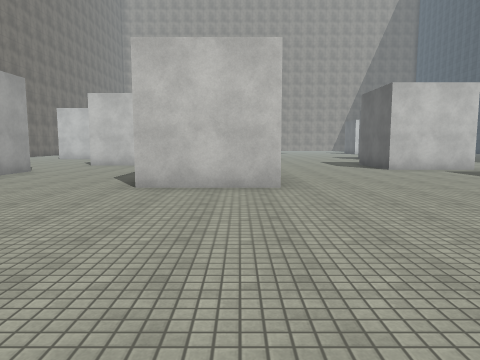
view 1 (above)

24 first-person views from a walk through a scene from a Unity 3-D project. The camera is 1.5 m above the floor, tilts 6° down and sees 70° across. The floor is counted in squares, 2 m on a side. Each view is taken from the middle of a square. On the plan, view 1 faces up. The plan holds only what a view shows up to about 11 squares ahead; the rest is blank. The place goes on beyond the plan. The player is left out. Surface patterns are stand-ins for the level's own textures.

view 2
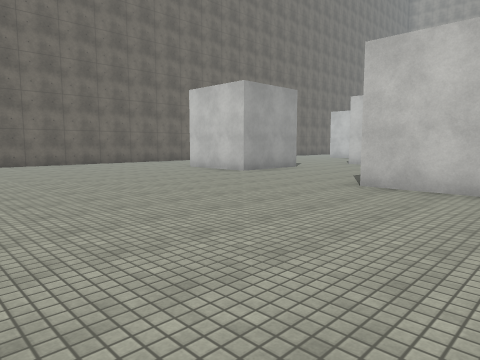

view 3
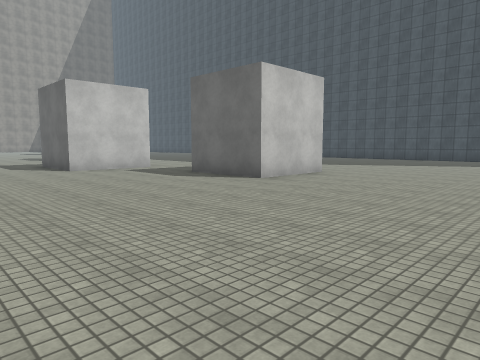

view 4
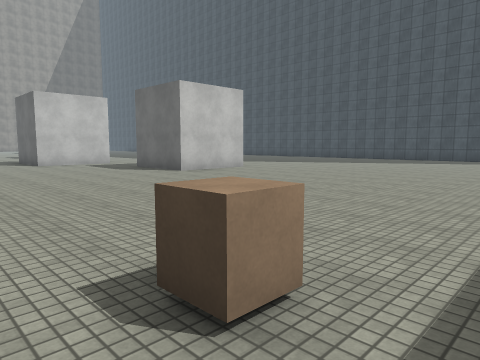

view 5
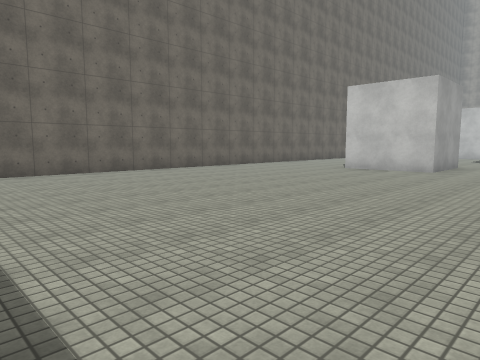

view 6
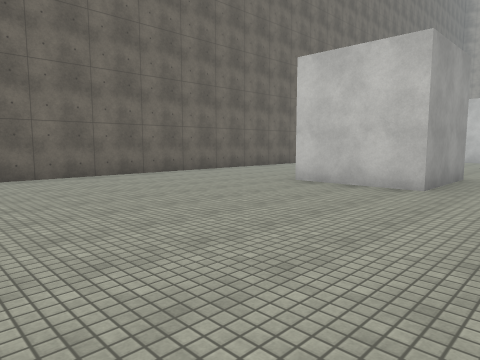

view 7
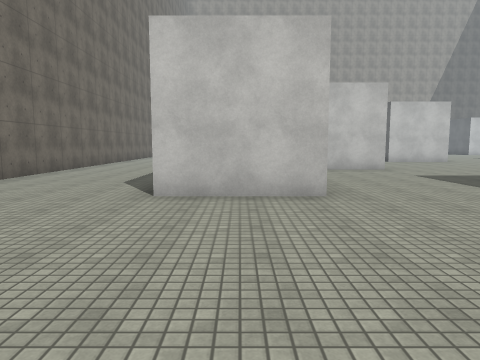

view 8
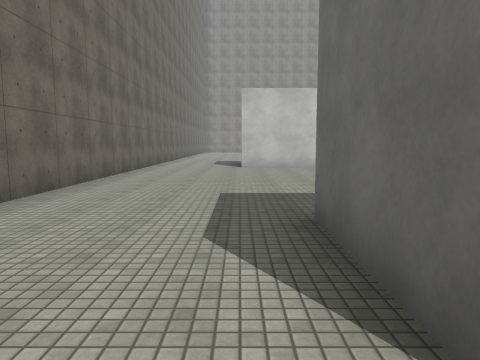

view 9
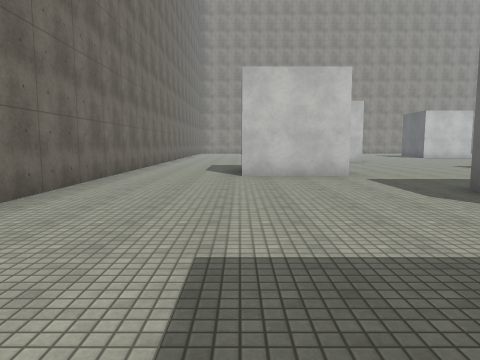

view 10
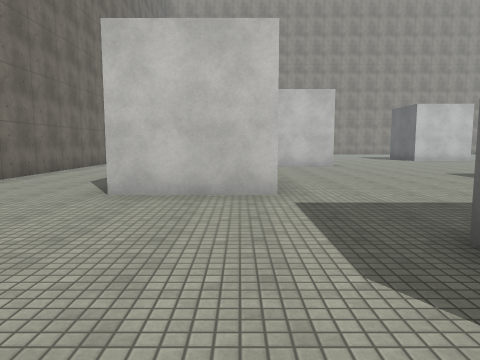

view 11
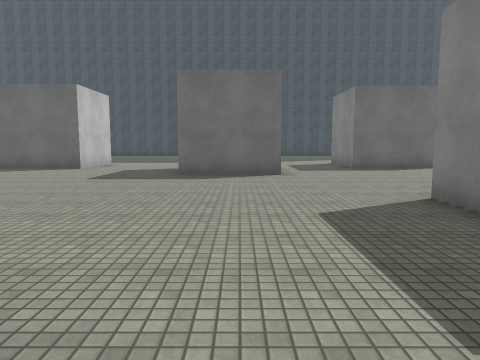

view 12
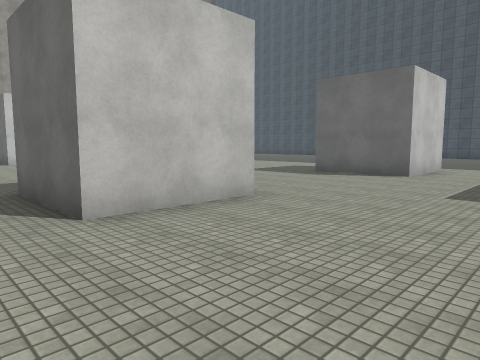

view 13
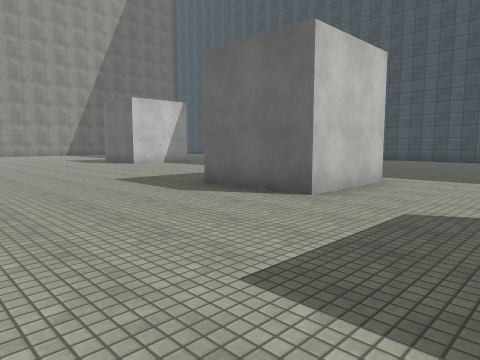

view 14
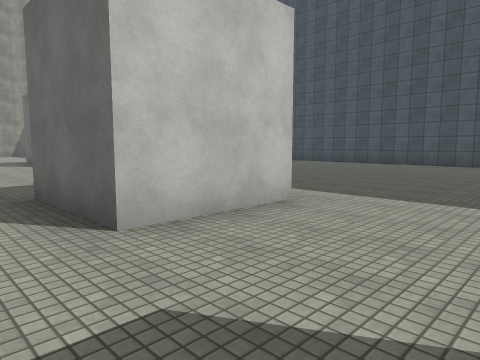

view 15
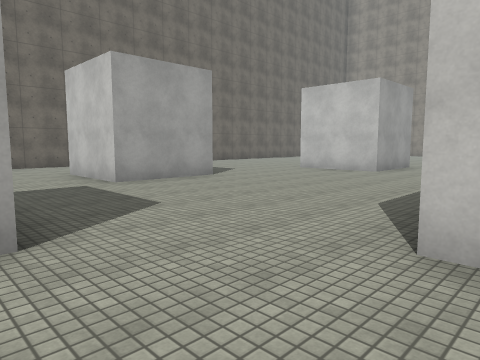

view 16
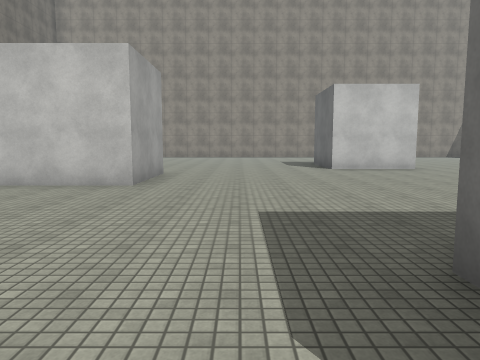

view 17
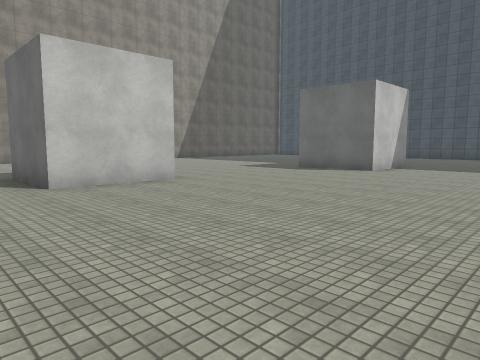

view 18
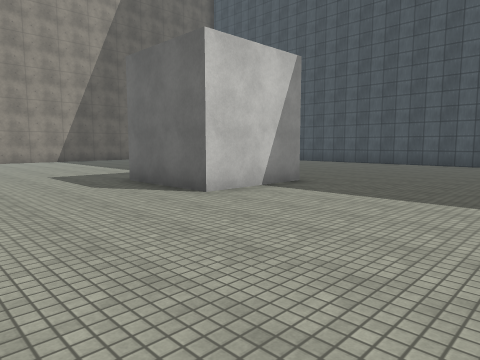

view 19
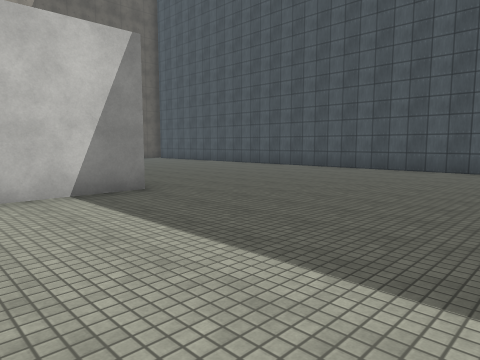

view 20
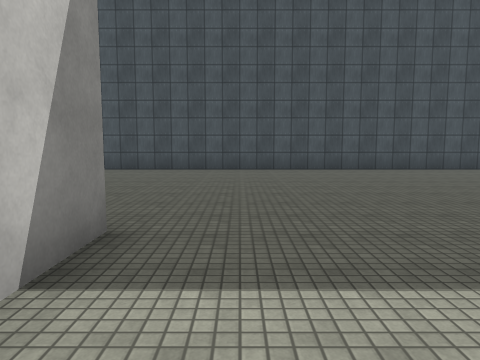

view 21
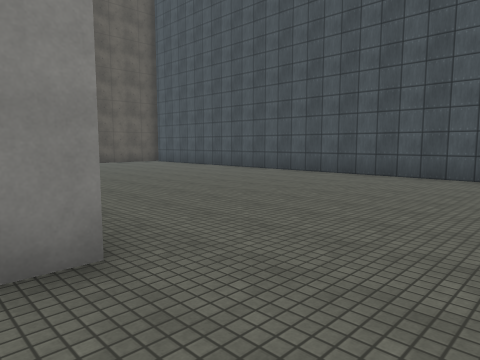

view 22
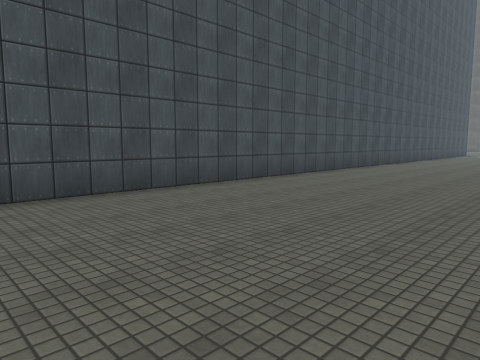

view 23
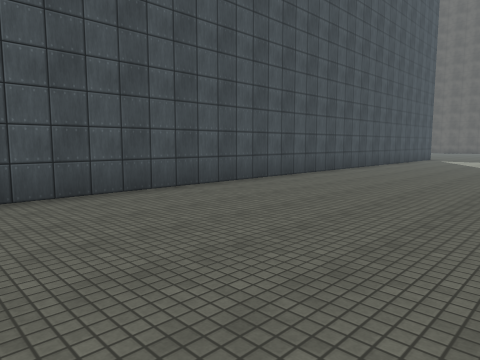

view 24
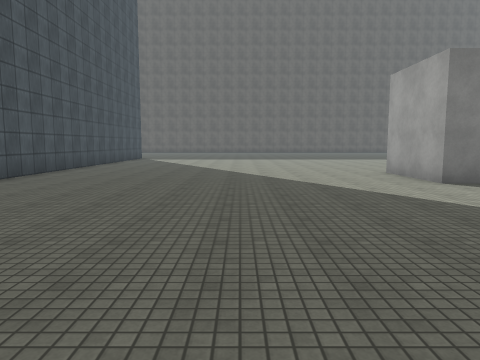

### Floor plan
Key: @ floor where view 1 was taken; # wall or solid block; . floor; C cube.
Columns run from 12 left of view 1 to 18 right of it. Each row starts with its distance up from view 1.
 32                    ...    ...
 31                    ...   .....#
 30                    ...   .....#
 29             .#  ......  ......#
 28         .....###......  ......#
 27         .............#  ......#
 26         .............###......#
 25         #............##.......#
 24       ###.....................#
 23 #.    ........................#
 22 #.   .........................#
 21 #.   .........................#
 20 #..  ........  ......... .....#
 19 #..  #......#  .....     .....#
 18 #..  #......#  ....#    ......#
 17 #..###......##.....#  ........#
 16 #..................##.........#
 15 #.............................#
 14 #......###....................#
 13 #......  #...........   ......#
 12 #...... ##.......#     .......#
 11 #................#     .......#
 10 #.... ...........###  ........#
  9 #...###............. .........#
  8 #...###...  #....... .........#
  7 #...###.... #......###........#
  6 #..........##......###........#
  5 #..................###........#
  4 #.............................#
  3 #.............................#
  2 #......................... ..
  1 #........................
  0 #...........@.............
 -1 #.........   .............
 -2  .........   .C.......
 -3       ....   ....

Positions as (right, up) in squares from view 1, and headings:
1: (0, 0), facing up
2: (1, 0), facing up-left
3: (1, 0), facing up-right
4: (1, -3), facing up-right
5: (-3, -3), facing up-left
6: (-4, 1), facing up-left
7: (-7, 2), facing up
8: (-9, 6), facing up
9: (-9, 9), facing up
10: (-7, 12), facing up
11: (-4, 11), facing right
12: (-2, 13), facing up-right
13: (2, 13), facing up-right
14: (5, 13), facing up-right
15: (0, 14), facing up-left
16: (-2, 17), facing up
17: (-1, 21), facing up-right
18: (5, 21), facing up-right
19: (8, 20), facing up-right
20: (8, 24), facing right
21: (10, 23), facing up-right
22: (13, 21), facing down-right
23: (13, 14), facing down-right
24: (13, 14), facing down
